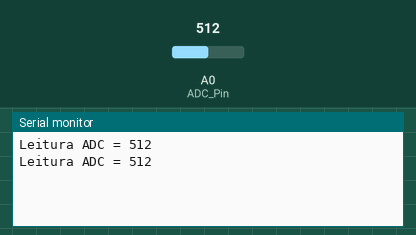
A sketch run on a simulated Arduino Uno, built with avr-gcc and run on an emulated ATmega328P. Shown: the last lines printed to the serial monitor. The test bench sets the inputs (shaded band); at power-on: A0 (ADC_Pin) = 512.

Above: at 1.3 s.
1.4 s: A0 (ADC_Pin) set to 716
At 1.9 s:
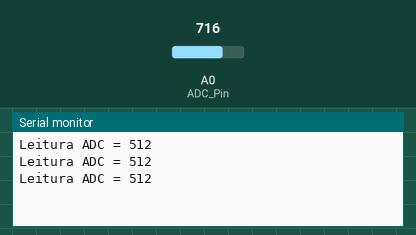
2.9 s: A0 (ADC_Pin) set to 900
At 3.4 s:
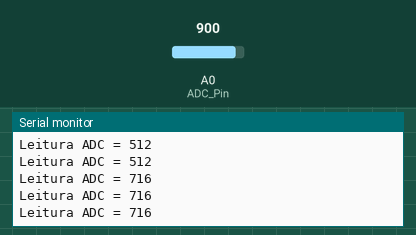
Timing chart, 0 to 5.9 s (numbered marks = the images above; inputs shaded):
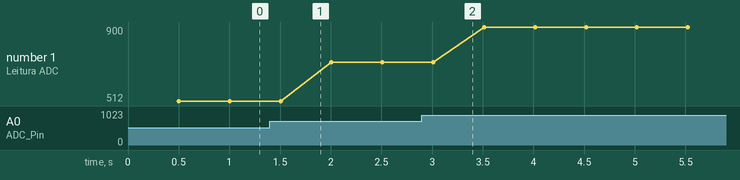

Measured:
- plotted number 1: 512 → 716 after the input at 1.4 s, 716 → 900 after the input at 2.9 s

The sketch:

ADC_Display.ino
```cpp
// Biblioteca
#include <stdio.h> // Biblioteca Padrão

// Definições
#define PERIOD 1 // Valor do período de clock do HW262 ms
#define ADC_Time 500 // Valor de Tempo de Atividade do SERIAL em ms

#define BAUDRATE 115200 // Valor de Baudrate em BPS
#define LED1 13 // Define LED1 para ligação do Pino 13 do uC ao terminal LED1 do Learn Shield
#define LED2 12 // Define LED1 para ligação do Pino 13 do uC ao terminal LED1 do Learn Shield
#define RCLK 4 // Define RCLK como 4 para ligação do Pino 4 do uC ao terminal RCLK ao HW262
#define SRCLK 7 // Define SRCLK como 7 para ligação do Pino 7 do uC ao terminal SRCLK ao HW262
#define SER 8 // Define SER como 8 para ligação do Pino 8 do uC ao terminal SER ao HW262
#define ADC A0 // Define LED1 para ligação do Pino 13 do uC ao terminal LED1 do Learn Shield

// Variávei Globais
uint16_t ADC_Value = 0;  // Cria Variável para o valor do ADC com 16 bits (ATmega32U4 = 10 bits = 0 ~ 1023)
int ADC_Pin = ADC;   // Seleciona a entrada do ADC A0 ligada ao potenciômetro
uint8_t Data[5][2] =
{
  {0,0b00000000}, // Display 1
  {1,0b00000000}, // Display 2
  {2,0b00000000}, // Display 3
  {3,0b00000000},  // Display 4
  {4,0b00000000},  // Apaga
}; // Cria vetor de 4 elementos para guardar os dados
uint8_t Check[10][2] =
{
  {0, 0b11111100}, //0
  {1, 0b01100000}, //1
  {2, 0b11011010}, //2
  {3, 0b11110010}, //3
  {4, 0b01100110}, //4
  {5, 0b10110110}, //5
  {6, 0b10111110}, //6
  {7, 0b11100000}, //7
  {8, 0b11111110}, //8
  {9, 0b11110110}, //9
}; // Tabela com variáveis de conversão BCD para 7 segmentos
uint8_t Sequencia[5][2] =
{
  {'0',0b00010000}, // Display 1
  {'1',0b00100000}, // Display 2
  {'2',0b01000000}, // Display 3
  {'3',0b10000000},  // Display 4
  {'3',0b00000000},  // Apaga
}; // Sequência dos Displays
uint8_t clock = PERIOD/2; // Com  base no período de clock definido, gera o ciclo de clock de exibição do display em ms
uint8_t D_PAR[5][2]; // definição matriz com todos dos 4 dados de 16 bits (8 sequência e 8 dados) do display em binário a serem transmitidos em serial
bool D_SER[5][16];  // definição matriz com todos dos 4 dados do display em binário a serem transmitidos em serial
uint8_t temp; // Variável temperária para gravar o dado
bool temp_not; // Variável temperária para gravar o dado
int i = 0; // variáveis para os loops for
int x = 0; // variáveis para os loops for

// Handles

// Protótipos
uint16_t ADC_Func(void); // Protótipo ADC
void SERIAL_Func(uint16_t ADC_Value_S); // Protótipo SERIAL
void DISPLAY_Func(uint16_t ADC_Value_S);   // Protótipo DISPLAY

void setup()
{
  Serial.begin(BAUDRATE); // Inicia serial no baudrate definido
  pinMode(RCLK, OUTPUT);
  pinMode(SRCLK, OUTPUT);
  pinMode(SER, OUTPUT);
}

void loop()
{
  uint16_t ADC_var; // Variável para guardar valor da serial e passar a outra função
  while(1)
  {
    ADC_var = ADC_Func();
    SERIAL_Func(ADC_var);
    DISPLAY_Func(ADC_var);
  }
}

// Tarefa ADC
uint16_t ADC_Func(void)
{
 ADC_Value = analogRead(ADC_Pin); // Lê valor do ADC no pino A0 (potenciômetro 0 ~ 5V)
 delay(ADC_Time); // Aguarda tempo do ADC
 return ADC_Value; // Retorna valor do ADC
}

// Tarefa Serial
void SERIAL_Func(uint16_t ADC_Value_S)
{
  Serial.print("Leitura ADC = "); // Envia Texto
  Serial.print(ADC_Value_S); // Envia Dado
  Serial.println(); // Pula 1 linha
}

void DISPLAY_Func(uint16_t ADC_Value_S)   // dados da sequência S1 e de dados D1 do Display
{
  /** Transmissão para o Display da Leitura**/
  Data[0][0] = (uint8_t)(ADC_Value_S % 10); // Converte Unidade e guarda em Data 0
  Data[1][0] = (uint8_t)((ADC_Value_S / 10) % 10); // Converte Dezena e guarda em Data 1
  Data[2][0] = (uint8_t)((ADC_Value_S / 100) % 10); // Converte Centena e guarda em Data 2
  Data[3][0] = (uint8_t)((ADC_Value_S / 1000) % 10); // Converte Milhar e guarda em Data 3

  // Geração de sequência e dados na variável D_SER
  for(i = 0; i < 5; i++) // percorre as 4 variáveis guardadas Data 0 ~ 3
  {
    for(x = 0; x <= 9; x++)  // percorre tabela 0 ~ 9
    {
      if(Data[i][0] == Check[x][0]) // Compara o dado com a tabela e se for igual executa o comando abaixo
      {
        D_PAR[i][1] = Check[x][1]; // Escreve segundo byte do dado com a tabela de dados com base em i e x
      }
    }
    D_PAR[i][0] = Sequencia[i][1]; // Escreve primeiro byte do dado com a tabela de sequência com base em i
    x = 0; // Zera contagem do x para o próximo display (i)
  }
  i=0; // Zera contagem do i para a próxima conversão

  // conversão de paralelo para serial
  for(i = 0; i < 5; i++) // percorre as 4 variáveis guardadas Data 0 ~ 3
  {
    for(x = 0; x < 16; x++) // gera um vetor de 16 bits em booleano para guardar na variavel da matriz referente ao display
    {
      if(x <= 7) // filtra os dados de seleção do display
      {
        temp = D_PAR[i][1]; // Copia os dados do display a ser acionado a uma variável temp
        temp = (temp >> x); // Move para a direita conforme incremento de x (bits 1 a 8)
        temp_not = (bool)(temp & 0b00000001); // Filtra apenas o primeiro bit, transforma em booleano e copia em temp_not
        D_SER[i][x] = (temp_not ^ 0b1); // inverte o dado (seleção aciona em zero volts) e copia para o display i na posição do vetor x da variável D_SER
      }
      if(x > 7) // filtra os dados dos seguimentos do display
      {
        temp = D_PAR[i][0]; // Copia os dados do seguimento do display a ser acionado a uma variável temp
        temp = (temp >> (x-8)); // Move para a direita conforme incremento de x-8 (pois x já vale 8)
        D_SER[i][x] = (bool)(temp & 0b00000001); // Filtra apenas o primeiro bit, transforma em booleano e copia para o display i na posição do vetor x da variável D_SER
      }
    }
    x=0; // Zera contagem do x para o próximo display (i)
  }
  i=0; // Zera contagem do i para a próxima conversão

  // Inicia transmissão dos dados para os 4 displays
  for(i = 0; i < 5; i++) // percorre os 4 displays
  {
    digitalWrite(SRCLK, LOW); // Sequência de inicialização SRCLK em 0
    digitalWrite(RCLK, HIGH); // Sequência de inicialização RCLK em 1
    // Começa a gerar o clock SRCLK e RCLK transmissão de dados
    delayMicroseconds(clock); // Primeiro semi ciclo
    for(x = 0; x < 16; x++)  // Inicia a transmissão da sequência de dados
    {
      if(x == 0) // Protocolo para o primeiro ciclo de envio de dados
      {
        // Altera estado clock em SRCLK
        digitalWrite(SRCLK, HIGH);
        delayMicroseconds(clock);
        // Transmite primeiro bit da sequência
        digitalWrite(SER, D_SER[i][x]);
        // Gera ciclo de clock completo em SRCLK sincronizado com o tamanho do dado
        digitalWrite(SRCLK, LOW);
        delayMicroseconds(clock);
        digitalWrite(SRCLK, HIGH);
        delayMicroseconds(clock);
      }
      else if((x > 0) && (x < 15)) // Protocolo para os demais ciclos de envio de dados
      {
        // Envia próximo dado
        digitalWrite(SER, D_SER[i][x]);
        // Gera ciclo de clock completo em SRCLK sincronizado com o tamanho do dado
        digitalWrite(SRCLK, LOW);
        delayMicroseconds(clock);
        digitalWrite(SRCLK, HIGH);
        delayMicroseconds(clock);
      }
      else if(x == 15) // Protocolo para o fim do ciclo de envio de dados
      {
        // Envia último dado
        digitalWrite(SER, D_SER[i][x]);
        // Gera ciclo de clock completo em SRCLK sincronizado com o tamanho do dado
        digitalWrite(SRCLK, LOW);
        delayMicroseconds(clock);
        digitalWrite(SRCLK, HIGH);
        // Gera ciclo de clock completo em RCLK e SRCLK para habilitar saída ao display
        digitalWrite(RCLK, LOW);
        delayMicroseconds(clock*100);
        digitalWrite(SRCLK, LOW);
        digitalWrite(RCLK, HIGH);
        delayMicroseconds(clock);
        digitalWrite(SRCLK, HIGH);
        // Delay mais longo para a transmissão do próximo display
        delayMicroseconds(clock);
      }
    }
    x = 0; // zera x para a transmissão ao próximo display
  }
  i = 0; // Zera contagem do i para a próxima conversão
}
```
